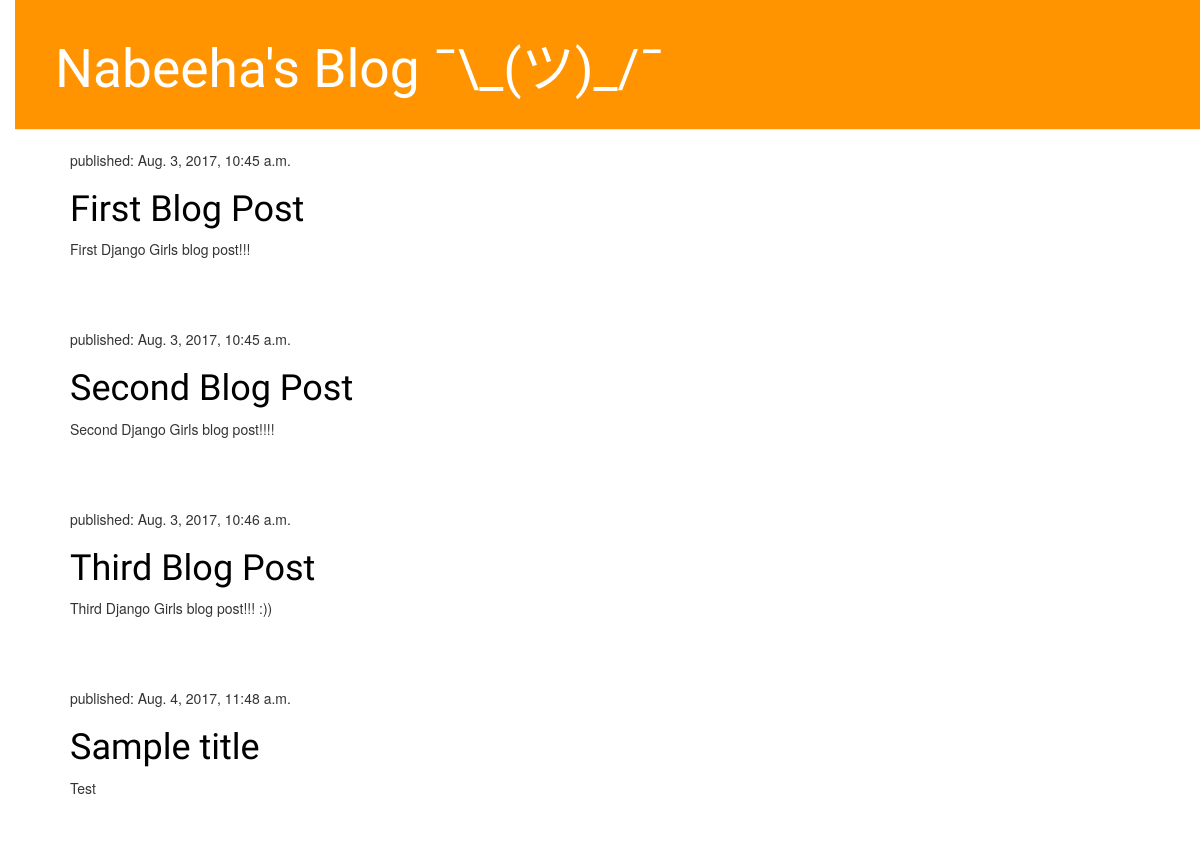
Before: / with the older database file.
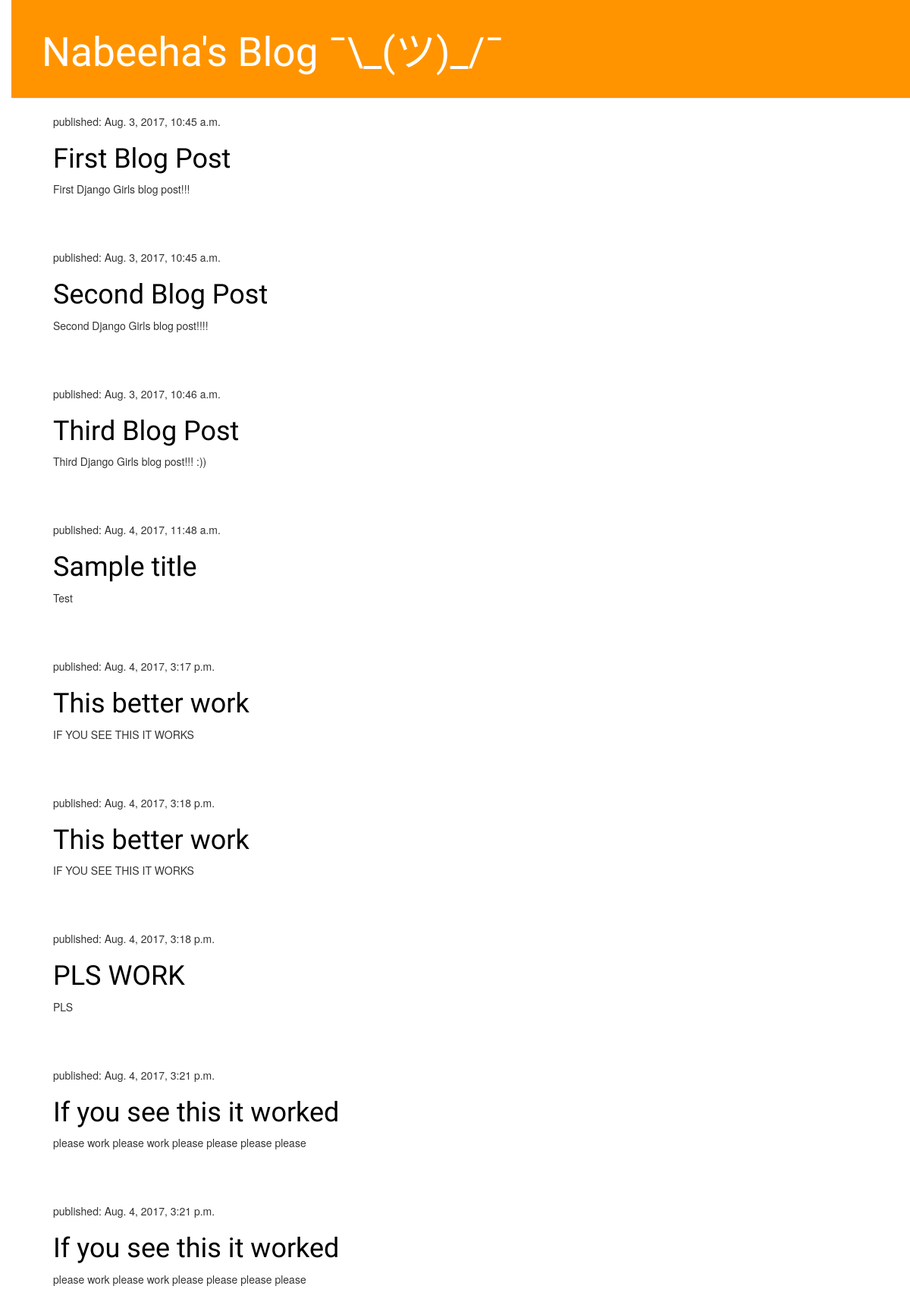
After: the same page with the newer database file.
### blog/models.py (models this page shows, shortened)
class Post(models.Model):
    author = models.ForeignKey('auth.User')
    title = models.CharField(max_length=200)
    text = models.TextField()
    created_date = models.DateTimeField(
            default=timezone.now)
    published_date = models.DateTimeField(
            blank=True, null=True)

### blog/views.py (the view)
# urls.py: url(r'^$', views.post_list, name='post_list'),
def post_list(request):
    posts = Post.objects.filter(published_date__lte=timezone.now()).order_by('published_date')
    return render(request, 'blog/post_list.html', {'posts': posts})

### blog/templates/blog/post_list.html
{% extends 'blog/base.html' %}
{% block content %}
    {% for post in posts %}
    <div class="post">
        <p>published: {{ post.published_date }}</p>
        <h1><a href="{% url 'post_detail' pk=post.pk %}">{{ post.title }}</a></h1>
        <p>{{ post.text|linebreaksbr }}</p>
    </div>
      {% endfor %}
{% endblock %}

### blog/templates/blog/base.html (shortened to what this page needs)
{% load staticfiles %}
<html>
    <head>
        <link rel="stylesheet" href="//maxcdn.bootstrapcdn.com/bootstrap/3.2.0/css/bootstrap.min.css">
        <link rel="stylesheet" href="//maxcdn.bootstrapcdn.com/bootstrap/3.2.0/css/bootstrap-theme.min.css">
        <link rel="stylesheet" href="{% static 'css/blog.css' %}">
    </head>
    <body>
      <div class="page-header">
        <h1><a href="/">Nabeeha's Blog ¯\_(ツ)_/¯</a></h1>
 </div>
 <div class="content container">
     <div class="row">
         <div class="col-md-8">
         {% block content %}
         {% endblock %}
         </div>
     </div>
 </div>
    </body>

### blog/static/css/blog.css (style rules this page uses)
h1 a { color: #E075A2; font-family: 'Lobster'; }
body { padding-left: 15px; }
.page-header { background-color: #ff9400; margin-top: 0; padding: 20px 20px 20px 40px; }
.page-header h1, .page-header h1 a, .page-header h1 a:visited, .page-header h1 a:active { color: #ffffff; font-size: 40pt; text-decoration: none; }
.content { margin-left: 40px; }
h1, h2, h3, h4 { font-family: 'Lobster', cursive; }
.post { margin-bottom: 70px; }
.post h1 a, .post h1 a:visited { color: #000000; }

Changed rows visible on the page:
added Post: published_date "Aug. 4, 2017, 3:17 p.m.", title "This better work", text "IF YOU SEE THIS IT WORKS"
added Post: published_date "Aug. 4, 2017, 3:18 p.m.", title "This better work", text "IF YOU SEE THIS IT WORKS"
added Post: published_date "Aug. 4, 2017, 3:18 p.m.", title "PLS WORK", text "PLS"
added Post: published_date "Aug. 4, 2017, 3:21 p.m.", title "If you see this it worked", text "please work please work please please please please"
added Post: published_date "Aug. 4, 2017, 3:21 p.m.", title "If you see this it worked", text "please work please work please please please please"
